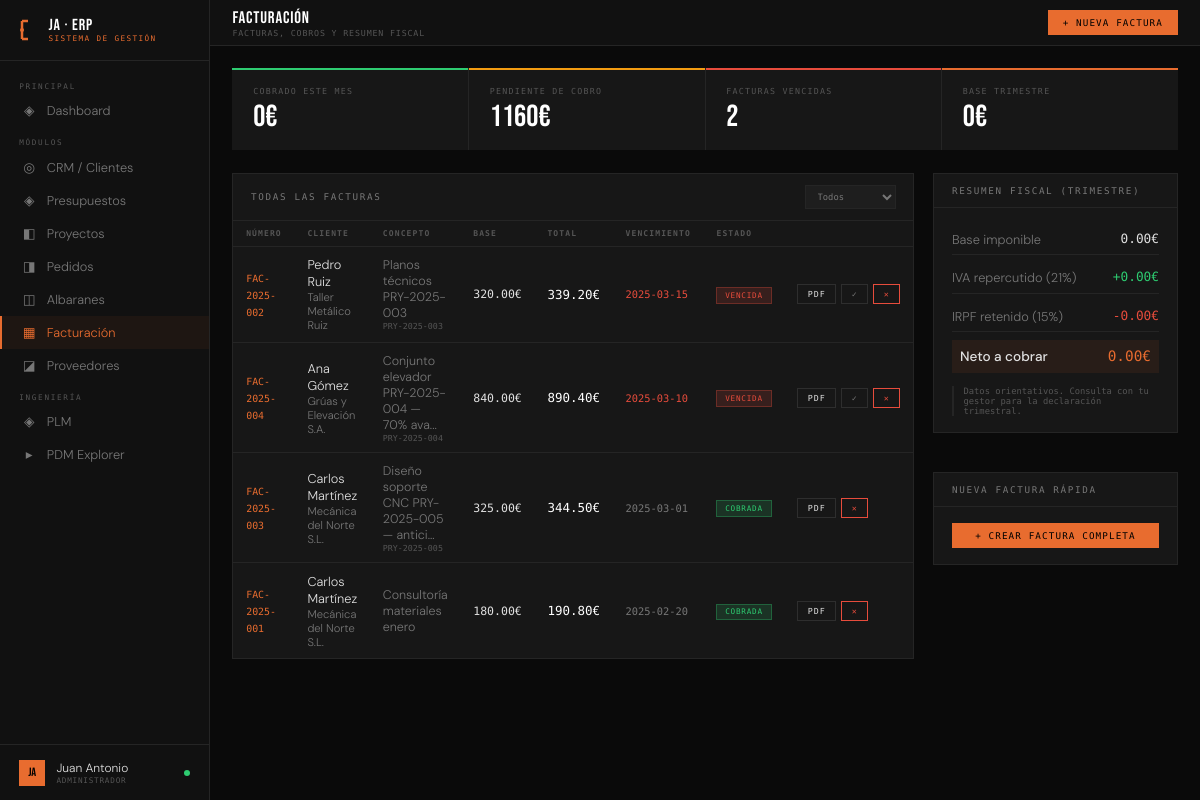
/facturacion, run on the app's committed database.
### tables this page shows
CREATE TABLE facturas (
        id INTEGER PRIMARY KEY AUTOINCREMENT,
        cliente_id INTEGER, proyecto_id INTEGER, albaran_id INTEGER,
        numero TEXT UNIQUE, concepto TEXT,
        base REAL, iva REAL DEFAULT 21, irpf REAL DEFAULT 15,
        estado TEXT DEFAULT 'pendiente',
        fecha_emision TEXT, fecha_vencimiento TEXT, fecha_cobro TEXT,
        notas TEXT,
        FOREIGN KEY (cliente_id) REFERENCES clientes(id),
        FOREIGN KEY (proyecto_id) REFERENCES proyectos(id),
        FOREIGN KEY (albaran_id) REFERENCES albaranes(id));

CREATE TABLE clientes (
        id INTEGER PRIMARY KEY AUTOINCREMENT,
        nombre TEXT NOT NULL, empresa TEXT, email TEXT, telefono TEXT,
        sector TEXT, estado TEXT DEFAULT 'lead', notas TEXT,
        fecha_alta TEXT DEFAULT CURRENT_DATE);

CREATE TABLE proyectos (
        id INTEGER PRIMARY KEY AUTOINCREMENT,
        cliente_id INTEGER, presupuesto_id INTEGER,
        referencia TEXT UNIQUE, nombre TEXT NOT NULL,
        servicio TEXT, estado TEXT DEFAULT 'en_diseno',
        progreso INTEGER DEFAULT 0,
        fecha_inicio TEXT, fecha_entrega TEXT,
        importe REAL DEFAULT 0,
        horas_estimadas REAL DEFAULT 0,
        notas TEXT,
        fecha_creacion TEXT DEFAULT CURRENT_DATE,
        FOREIGN KEY (cliente_id) REFERENCES clientes(id),
        FOREIGN KEY (presupuesto_id) REFERENCES presupuestos(id));

### app.py (the view)
@app.route('/facturacion')
def facturacion():
    conn = get_db()
    facturas = conn.execute('''SELECT f.*, c.nombre as cliente_nombre, c.empresa as cliente_empresa,
        p.referencia as proyecto_ref
        FROM facturas f JOIN clientes c ON c.id=f.cliente_id
        LEFT JOIN proyectos p ON p.id=f.proyecto_id
        ORDER BY f.fecha_emision DESC''').fetchall()
    stats = {
        'cobrado_mes': conn.execute("SELECT COALESCE(SUM(base),0) FROM facturas WHERE estado='cobrada' AND strftime('%Y-%m',fecha_emision)=strftime('%Y-%m','now')").fetchone()[0],
        'pendiente': conn.execute("SELECT COALESCE(SUM(base),0) FROM facturas WHERE estado='pendiente'").fetchone()[0],
        'vencidas': conn.execute("SELECT COUNT(*) FROM facturas WHERE estado='pendiente' AND fecha_vencimiento < date('now')").fetchone()[0],
        'base_trimestre': conn.execute("SELECT COALESCE(SUM(base),0) FROM facturas WHERE strftime('%Y-%m',fecha_emision)>=strftime('%Y-%m',date('now','-3 months'))").fetchone()[0],
    }
    clientes = conn.execute("SELECT id,nombre,empresa FROM clientes ORDER BY nombre").fetchall()
    proyectos = conn.execute("SELECT id,referencia,nombre FROM proyectos ORDER BY referencia DESC").fetchall()
    conn.close()
    return render_template('facturacion.html', facturas=facturas, stats=stats, clientes=clientes, proyectos=proyectos)

### app.py (called while the page is built)
def get_db():
    conn = sqlite3.connect(DB)
    conn.row_factory = sqlite3.Row
    return conn

@app.context_processor
def inject_globals():
    return {
        'today': date.today().isoformat(),
        'now': datetime.now().strftime('%b %Y'),
        'request': request,
    }

### templates/facturacion.html (shortened to what this page needs)
{% extends "base.html" %}
{% block topbar %}
<div><div class="topbar-title">FACTURACIÓN</div><div class="topbar-sub">Facturas, cobros y resumen fiscal</div></div>
<div class="topbar-right">
  <button class="btn btn-primary" onclick="document.getElementById('modal-factura').style.display='flex'">+ Nueva factura</button>
</div>
{% endblock %}
{% block content %}
<div class="kpi-row">
  <div class="kpi green"><div class="kpi-label">Cobrado este mes</div><div class="kpi-value">{{ "%.0f"|format(stats.cobrado_mes) }}€</div></div>
  <div class="kpi yellow"><div class="kpi-label">Pendiente de cobro</div><div class="kpi-value">{{ "%.0f"|format(stats.pendiente) }}€</div></div>
  <div class="kpi red"><div class="kpi-label">Facturas vencidas</div><div class="kpi-value">{{ stats.vencidas }}</div></div>
  <div class="kpi orange"><div class="kpi-label">Base trimestre</div><div class="kpi-value">{{ "%.0f"|format(stats.base_trimestre) }}€</div></div>
</div>
<div class="grid-60-40">
  <div class="panel">
    <div class="panel-header">
      <span class="panel-title">Todas las facturas</span>
      <div style="display:flex;gap:.5rem">
        <select onchange="filtrarFacturas(this.value)" style="background:var(--card);border:1px solid var(--border);color:var(--muted2);font-family:var(--mono);font-size:.55rem;padding:.3rem .5rem;outline:none">
          <option value="">Todos</option><option value="pendiente">Pendientes</option>
        </select>
      </div>
    </div>
    <table class="table" id="tabla-facturas">
      <thead><tr><th>Número</th><th>Cliente</th><th>Concepto</th><th>Base</th><th>Total</th><th>Vencimiento</th><th>Estado</th><th></th></tr></thead>
      <tbody>
        {% for f in facturas %}
        {% set total = f.base + (f.base * f.iva / 100) - (f.base * f.irpf / 100) %}
        {% set vencida = f.estado == 'pendiente' and f.fecha_vencimiento and f.fecha_vencimiento < today %}
        <tr data-estado="{{ 'vencida' if vencida else f.estado }}">
          <td><span style="font-family:var(--mono);font-size:.62rem;color:var(--accent)">{{ f.numero }}</span></td>
          <td>
            <div style="font-size:.8rem">{{ f.cliente_nombre }}</div>
            {% if f.cliente_empresa %}<div style="font-size:.7rem;color:var(--muted2)">{{ f.cliente_empresa }}</div>{% endif %}
          </td>
          <td style="color:var(--muted2);font-size:.78rem;max-width:140px">
            {{ f.concepto[:40] }}{% if f.concepto|length > 40 %}...{% endif %}
            {% if f.proyecto_ref %}<div style="font-family:var(--mono);font-size:.52rem;color:var(--muted)">{{ f.proyecto_ref }}</div>{% endif %}
          </td>
          <td style="font-family:var(--mono);font-size:.72rem">{{ "%.2f"|format(f.base) }}€</td>
          <td style="font-family:var(--mono);font-size:.78rem;color:#fff">{{ "%.2f"|format(total) }}€</td>
          <td style="font-family:var(--mono);font-size:.65rem;color:{% if vencida %}var(--red){% else %}var(--muted2){% endif %}">{{ f.fecha_vencimiento or '—' }}</td>
          <td>
            {% if vencida %}<span class="badge badge-red">Vencida</span>
            {% elif f.estado == 'cobrada' %}<span class="badge badge-green">Cobrada</span>
            {% else %}<span class="badge badge-yellow">Pendiente</span>{% endif %}
          </td>
          <td>
            <div style="display:flex;gap:.3rem">
              <a href="/factura/{{ f.id }}/pdf" class="btn btn-sm" title="Descargar PDF">PDF</a>
              {% if f.estado != 'cobrada' %}
              <button class="btn btn-sm" onclick="cobrar({{ f.id }}, this)" title="Marcar cobrada">✓</button>
              {% endif %}
              <form method="POST" action="/factura/{{ f.id }}/eliminar" onsubmit="return confirm('¿Eliminar factura?')" style="display:inline">
                <button type="submit" class="btn btn-sm btn-danger">✕</button>
              </form>
            </div>
          </td>
        </tr>
        {% endfor %}
      </tbody>
    </table>
  </div>
  <div style="display:flex;flex-direction:column;gap:1.2rem">
    <div class="panel">
      <div class="panel-header"><span class="panel-title">Resumen fiscal (trimestre)</span></div>
      <div class="panel-body">
        {% set iva_r = stats.base_trimestre * 0.21 %}
        {% set irpf_r = stats.base_trimestre * 0.15 %}
        <div style="display:flex;flex-direction:column;gap:.5rem">
          <div style="display:flex;justify-content:space-between;padding:.4rem 0;border-bottom:1px solid var(--border)">
            <span style="font-size:.8rem;color:var(--muted2)">Base imponible</span>
            <span style="font-family:var(--mono);font-size:.8rem">{{ "%.2f"|format(stats.base_trimestre) }}€</span>
          </div>
          <div style="display:flex;justify-content:space-between;padding:.4rem 0;border-bottom:1px solid var(--border)">
            <span style="font-size:.8rem;color:var(--muted2)">IVA repercutido (21%)</span>
            <span style="font-family:var(--mono);font-size:.8rem;color:var(--green)">+{{ "%.2f"|format(iva_r) }}€</span>
          </div>
          <div style="display:flex;justify-content:space-between;padding:.4rem 0;border-bottom:1px solid var(--border)">
            <span style="font-size:.8rem;color:var(--muted2)">IRPF retenido (15%)</span>
            <span style="font-family:var(--mono);font-size:.8rem;color:var(--red)">-{{ "%.2f"|format(irpf_r) }}€</span>
          </div>
          <div style="display:flex;justify-content:space-between;padding:.5rem;background:rgba(232,108,47,.08)">
            <span style="font-size:.85rem;font-weight:500">Neto a cobrar</span>
            <span style="font-family:var(--mono);font-size:.9rem;color:var(--accent)">{{ "%.2f"|format(stats.base_trimestre + iva_r - irpf_r) }}€</span>
          </div>
        </div>
        <div style="margin-top:.8rem;font-family:var(--mono);font-size:.55rem;color:var(--muted);border-left:2px solid var(--border);padding-left:.6rem">
          Datos orientativos. Consulta con tu gestor para la declaración trimestral.
        </div>
      </div>
    </div>
    <div class="panel">
      <div class="panel-header"><span class="panel-title">Nueva factura rápida</span></div>
      <div class="panel-body">
        <button class="btn btn-primary" style="width:100%" onclick="document.getElementById('modal-factura').style.display='flex'">+ Crear factura completa</button>
      </div>
    </div>
  </div>
</div>
{% endblock %}

### templates/base.html (style rules this page uses)
:root { --bg:#0a0a0a;--surface:#111;--panel:#171717;--card:#1e1e1e; --border:#252525;--border2:#2e2e2e; --accent:#e86c2f;--accent2:#f0a500; --green:#2ecc71;--red:#e74c3c;--blue:#3498db;--yellow:#f39c12; --text:#e0e0e0;--muted:#555;--muted2:#777; --mono:'Share Tech Mono',monospace;--display:'Bebas Neue',sans-serif;--body:'DM Sans',sans-serif; }
*,*::before,*::after { box-sizing:border-box;margin:0;padding:0; }
html,body { height:100%;overflow:hidden; }
body { background:var(--bg);color:var(--text);font-family:var(--body);font-weight:300;display:flex; }
.topbar-title { font-family:var(--display);font-size:1.05rem;letter-spacing:.05em;color:#fff; }
.topbar-sub { font-family:var(--mono);font-size:.52rem;color:var(--muted);letter-spacing:.1em;text-transform:uppercase; }
.topbar-right { margin-left:auto;display:flex;align-items:center;gap:.6rem; }
.btn { font-family:var(--mono);font-size:.58rem;letter-spacing:.12em;text-transform:uppercase;padding:.38rem .85rem;border:1px solid var(--border2);background:transparent;color:var(--muted2);cursor:pointer;transition:all .15s;text-decoration:none;display:inline-block; }
.btn-primary { background:var(--accent);border-color:var(--accent);color:#000; }
.btn-danger { border-color:var(--red);color:var(--red); }
.btn-sm { padding:.25rem .6rem;font-size:.52rem; }
.kpi-row { display:grid;grid-template-columns:repeat(4,1fr);gap:1px;background:var(--border);margin-bottom:1.4rem; }
.kpi { background:var(--panel);padding:1.1rem 1.3rem;position:relative;overflow:hidden; }
.kpi::before { content:'';position:absolute;top:0;left:0;right:0;height:2px; }
.kpi.orange::before { background:var(--accent); }
.kpi.green::before { background:var(--green); }
.kpi.yellow::before { background:var(--yellow); }
.kpi.red::before { background:var(--red); }
.kpi-label { font-family:var(--mono);font-size:.52rem;letter-spacing:.15em;color:var(--muted);text-transform:uppercase;margin-bottom:.4rem; }
.kpi-value { font-family:var(--display);font-size:1.9rem;color:#fff;line-height:1; }
.panel { background:var(--panel);border:1px solid var(--border);margin-bottom:1.2rem; }
.panel-header { padding:.7rem 1.1rem;border-bottom:1px solid var(--border);display:flex;align-items:center;justify-content:space-between;gap:1rem; }
.panel-title { font-family:var(--mono);font-size:.58rem;letter-spacing:.18em;text-transform:uppercase;color:var(--muted2); }
.panel-body { padding:1rem 1.1rem; }
.table { width:100%;border-collapse:collapse; }
.table th { font-family:var(--mono);font-size:.5rem;letter-spacing:.14em;text-transform:uppercase;color:var(--muted);padding:.5rem .8rem;text-align:left;border-bottom:1px solid var(--border); }
.table td { padding:.6rem .8rem;font-size:.8rem;color:var(--text);border-bottom:1px solid var(--border); }
.table tr:last-child td { border-bottom:none; }
.table a { color:var(--text);text-decoration:none; }
.badge { font-family:var(--mono);font-size:.48rem;letter-spacing:.1em;text-transform:uppercase;padding:.18rem .48rem;display:inline-block; }
.badge-green { background:rgba(46,204,113,.15);color:var(--green);border:1px solid rgba(46,204,113,.3); }
.badge-red { background:rgba(231,76,60,.15);color:var(--red);border:1px solid rgba(231,76,60,.3); }
.grid-60-40 { display:grid;grid-template-columns:1.5fr 1fr;gap:1.2rem; }

### data on the page
facturas: numero "FAC-2025-002", cliente_nombre "Pedro Ruiz", cliente_empresa "Taller Metálico Ruiz", concepto "Planos técnicos PRY-2025-003", proyecto_ref "PRY-2025-003", base "320.00", total "339.20", fecha_vencimiento "2025-03-15", shows "VENCIDA"
facturas: numero "FAC-2025-004", cliente_nombre "Ana Gómez", cliente_empresa "Grúas y Elevación S.A.", concepto "Conjunto elevador PRY-2025-004 — 70% ava", proyecto_ref "PRY-2025-004", base "840.00", total "890.40", fecha_vencimiento "2025-03-10", shows "VENCIDA"
facturas: numero "FAC-2025-003", cliente_nombre "Carlos Martínez", cliente_empresa "Mecánica del Norte S.L.", concepto "Diseño soporte CNC PRY-2025-005 — antici", proyecto_ref "PRY-2025-005", base "325.00", total "344.50", fecha_vencimiento "2025-03-01", estado "COBRADA"
facturas: numero "FAC-2025-001", cliente_nombre "Carlos Martínez", cliente_empresa "Mecánica del Norte S.L.", concepto "Consultoría materiales enero", base "180.00", total "190.80", fecha_vencimiento "2025-02-20", estado "COBRADA"

### other printed values
{{ "%.0f"|format(stats.cobrado_mes) }} "0"
{{ "%.0f"|format(stats.pendiente) }} "1160"
{{ stats.vencidas }} "2"
{{ "%.0f"|format(stats.base_trimestre) }} "0"
{{ "%.2f"|format(stats.base_trimestre) }} "0.00"
{{ "%.2f"|format(iva_r) }} "0.00"
{{ "%.2f"|format(irpf_r) }} "0.00"
{{ "%.2f"|format(stats.base_trimestre + iva_r - irpf_r) }} "0.00"
